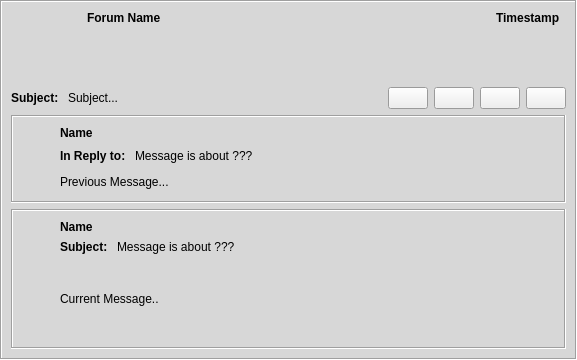
<?xml version="1.0" encoding="UTF-8"?>
<ui version="4.0">
 <class>GxsForumMsgItem</class>
 <widget class="QWidget" name="GxsForumMsgItem">
  <property name="geometry">
   <rect>
    <x>0</x>
    <y>0</y>
    <width>577</width>
    <height>360</height>
   </rect>
  </property>
  <layout class="QGridLayout">
   <property name="leftMargin">
    <number>0</number>
   </property>
   <property name="topMargin">
    <number>0</number>
   </property>
   <property name="rightMargin">
    <number>0</number>
   </property>
   <property name="bottomMargin">
    <number>0</number>
   </property>
   <item row="2" column="0">
    <widget class="QFrame" name="frame">
     <property name="sizePolicy">
      <sizepolicy hsizetype="Expanding" vsizetype="Preferred">
       <horstretch>0</horstretch>
       <verstretch>0</verstretch>
      </sizepolicy>
     </property>
     <property name="palette">
      <palette>
       <active>
        <colorrole role="Window">
         <brush brushstyle="SolidPattern">
          <color alpha="255">
           <red>215</red>
           <green>215</green>
           <blue>215</blue>
          </color>
         </brush>
        </colorrole>
       </active>
       <inactive>
        <colorrole role="Window">
         <brush brushstyle="SolidPattern">
          <color alpha="255">
           <red>215</red>
           <green>215</green>
           <blue>215</blue>
          </color>
         </brush>
        </colorrole>
       </inactive>
       <disabled>
        <colorrole role="Window">
         <brush brushstyle="SolidPattern">
          <color alpha="255">
           <red>215</red>
           <green>215</green>
           <blue>215</blue>
          </color>
         </brush>
        </colorrole>
       </disabled>
      </palette>
     </property>
     <property name="autoFillBackground">
      <bool>true</bool>
     </property>
     <property name="frameShape">
      <enum>QFrame::Box</enum>
     </property>
     <property name="frameShadow">
      <enum>QFrame::Sunken</enum>
     </property>
     <layout class="QGridLayout">
      <item row="1" column="0" colspan="2">
       <layout class="QHBoxLayout">
        <item>
         <widget class="QLabel" name="label_2">
          <property name="font">
           <font>
            <weight>75</weight>
            <bold>true</bold>
           </font>
          </property>
          <property name="text">
           <string>Subject: </string>
          </property>
         </widget>
        </item>
        <item>
         <widget class="QLabel" name="subjectLabel">
          <property name="text">
           <string notr="true">Subject...</string>
          </property>
          <property name="wordWrap">
           <bool>false</bool>
          </property>
          <property name="openExternalLinks">
           <bool>true</bool>
          </property>
          <property name="textInteractionFlags">
           <set>Qt::LinksAccessibleByMouse|Qt::TextSelectableByMouse</set>
          </property>
         </widget>
        </item>
        <item>
         <spacer>
          <property name="orientation">
           <enum>Qt::Horizontal</enum>
          </property>
          <property name="sizeType">
           <enum>QSizePolicy::Expanding</enum>
          </property>
          <property name="sizeHint" stdset="0">
           <size>
            <width>10</width>
            <height>20</height>
           </size>
          </property>
         </spacer>
        </item>
        <item>
         <widget class="QPushButton" name="unsubscribeButton">
          <property name="sizePolicy">
           <sizepolicy hsizetype="Fixed" vsizetype="Fixed">
            <horstretch>0</horstretch>
            <verstretch>0</verstretch>
           </sizepolicy>
          </property>
          <property name="focusPolicy">
           <enum>Qt::NoFocus</enum>
          </property>
          <property name="toolTip">
           <string>Unsubscribe To Forum</string>
          </property>
          <property name="icon">
           <iconset resource="../images.qrc">
            <normaloff>:/images/mail_delete.png</normaloff>:/images/mail_delete.png</iconset>
          </property>
         </widget>
        </item>
        <item>
         <widget class="QPushButton" name="expandButton">
          <property name="sizePolicy">
           <sizepolicy hsizetype="Fixed" vsizetype="Fixed">
            <horstretch>0</horstretch>
            <verstretch>0</verstretch>
           </sizepolicy>
          </property>
          <property name="focusPolicy">
           <enum>Qt::NoFocus</enum>
          </property>
          <property name="toolTip">
           <string>Expand</string>
          </property>
          <property name="icon">
           <iconset resource="../images.qrc">
            <normaloff>:/images/edit_add24.png</normaloff>:/images/edit_add24.png</iconset>
          </property>
         </widget>
        </item>
        <item>
         <widget class="QPushButton" name="readAndClearButton">
          <property name="sizePolicy">
           <sizepolicy hsizetype="Fixed" vsizetype="Fixed">
            <horstretch>0</horstretch>
            <verstretch>0</verstretch>
           </sizepolicy>
          </property>
          <property name="focusPolicy">
           <enum>Qt::NoFocus</enum>
          </property>
          <property name="toolTip">
           <string>Set as read and remove item</string>
          </property>
          <property name="icon">
           <iconset resource="../images.qrc">
            <normaloff>:/images/cancel.png</normaloff>:/images/cancel.png</iconset>
          </property>
         </widget>
        </item>
        <item>
         <widget class="QPushButton" name="clearButton">
          <property name="sizePolicy">
           <sizepolicy hsizetype="Fixed" vsizetype="Fixed">
            <horstretch>0</horstretch>
            <verstretch>0</verstretch>
           </sizepolicy>
          </property>
          <property name="focusPolicy">
           <enum>Qt::NoFocus</enum>
          </property>
          <property name="toolTip">
           <string>Remove Item</string>
          </property>
          <property name="icon">
           <iconset resource="../images.qrc">
            <normaloff>:/images/close_normal.png</normaloff>:/images/close_normal.png</iconset>
          </property>
         </widget>
        </item>
       </layout>
      </item>
      <item row="0" column="0">
       <layout class="QGridLayout">
        <item row="0" column="0">
         <widget class="QLabel" name="iconLabel">
          <property name="minimumSize">
           <size>
            <width>70</width>
            <height>70</height>
           </size>
          </property>
          <property name="maximumSize">
           <size>
            <width>70</width>
            <height>70</height>
           </size>
          </property>
          <property name="pixmap">
           <pixmap resource="../images.qrc">:/images/konversation64.png</pixmap>
          </property>
          <property name="alignment">
           <set>Qt::AlignCenter</set>
          </property>
         </widget>
        </item>
        <item row="0" column="1">
         <widget class="QLabel" name="titleLabel">
          <property name="sizePolicy">
           <sizepolicy hsizetype="Minimum" vsizetype="Minimum">
            <horstretch>0</horstretch>
            <verstretch>0</verstretch>
           </sizepolicy>
          </property>
          <property name="font">
           <font>
            <weight>75</weight>
            <bold>true</bold>
           </font>
          </property>
          <property name="text">
           <string notr="true">Forum Name</string>
          </property>
          <property name="alignment">
           <set>Qt::AlignLeading|Qt::AlignLeft|Qt::AlignTop</set>
          </property>
          <property name="openExternalLinks">
           <bool>true</bool>
          </property>
          <property name="textInteractionFlags">
           <set>Qt::LinksAccessibleByMouse|Qt::TextSelectableByMouse</set>
          </property>
         </widget>
        </item>
       </layout>
      </item>
      <item row="0" column="1">
       <layout class="QGridLayout">
        <item row="0" column="0">
         <spacer name="horizontalSpacer">
          <property name="orientation">
           <enum>Qt::Horizontal</enum>
          </property>
          <property name="sizeHint" stdset="0">
           <size>
            <width>358</width>
            <height>20</height>
           </size>
          </property>
         </spacer>
        </item>
        <item row="0" column="1" colspan="2">
         <widget class="QLabel" name="timestamplabel">
          <property name="font">
           <font>
            <weight>75</weight>
            <bold>true</bold>
           </font>
          </property>
          <property name="text">
           <string notr="true">Timestamp</string>
          </property>
          <property name="alignment">
           <set>Qt::AlignLeading|Qt::AlignLeft|Qt::AlignTop</set>
          </property>
         </widget>
        </item>
        <item row="1" column="0" colspan="4">
         <spacer name="horizontalSpacer_2">
          <property name="orientation">
           <enum>Qt::Horizontal</enum>
          </property>
          <property name="sizeHint" stdset="0">
           <size>
            <width>518</width>
            <height>20</height>
           </size>
          </property>
         </spacer>
        </item>
       </layout>
      </item>
      <item row="3" column="0" colspan="2">
       <widget class="QFrame" name="expandFrame">
        <property name="frameShape">
         <enum>QFrame::Box</enum>
        </property>
        <property name="frameShadow">
         <enum>QFrame::Sunken</enum>
        </property>
        <layout class="QGridLayout">
         <item row="0" column="0" rowspan="3">
          <widget class="AvatarWidget" name="avatar">
           <property name="minimumSize">
            <size>
             <width>32</width>
             <height>32</height>
            </size>
           </property>
           <property name="maximumSize">
            <size>
             <width>32</width>
             <height>32</height>
            </size>
           </property>
          </widget>
         </item>
         <item row="0" column="2">
          <widget class="GxsIdLabel" name="nameLabel">
           <property name="font">
            <font>
             <weight>75</weight>
             <bold>true</bold>
            </font>
           </property>
           <property name="text">
            <string notr="true">Name</string>
           </property>
           <property name="openExternalLinks">
            <bool>true</bool>
           </property>
          </widget>
         </item>
         <item row="1" column="2">
          <layout class="QHBoxLayout">
           <item>
            <widget class="QLabel" name="label_9">
             <property name="sizePolicy">
              <sizepolicy hsizetype="Preferred" vsizetype="Fixed">
               <horstretch>0</horstretch>
               <verstretch>0</verstretch>
              </sizepolicy>
             </property>
             <property name="font">
              <font>
               <weight>75</weight>
               <bold>true</bold>
              </font>
             </property>
             <property name="text">
              <string>Subject: </string>
             </property>
            </widget>
           </item>
           <item>
            <widget class="QLabel" name="subLabel">
             <property name="sizePolicy">
              <sizepolicy hsizetype="Expanding" vsizetype="Fixed">
               <horstretch>0</horstretch>
               <verstretch>0</verstretch>
              </sizepolicy>
             </property>
             <property name="text">
              <string notr="true">Message is about ???</string>
             </property>
             <property name="openExternalLinks">
              <bool>true</bool>
             </property>
             <property name="textInteractionFlags">
              <set>Qt::LinksAccessibleByMouse|Qt::TextSelectableByMouse</set>
             </property>
            </widget>
           </item>
          </layout>
         </item>
         <item row="3" column="0">
          <spacer name="verticalSpacer_2">
           <property name="orientation">
            <enum>Qt::Vertical</enum>
           </property>
           <property name="sizeHint" stdset="0">
            <size>
             <width>20</width>
             <height>27</height>
            </size>
           </property>
          </spacer>
         </item>
         <item row="2" column="2" rowspan="2">
          <layout class="QHBoxLayout">
           <item>
            <widget class="QLabel" name="msgLabel">
             <property name="sizePolicy">
              <sizepolicy hsizetype="MinimumExpanding" vsizetype="Preferred">
               <horstretch>0</horstretch>
               <verstretch>0</verstretch>
              </sizepolicy>
             </property>
             <property name="text">
              <string notr="true">Current Message..</string>
             </property>
             <property name="wordWrap">
              <bool>true</bool>
             </property>
             <property name="openExternalLinks">
              <bool>true</bool>
             </property>
             <property name="textInteractionFlags">
              <set>Qt::LinksAccessibleByMouse|Qt::TextSelectableByMouse</set>
             </property>
            </widget>
           </item>
          </layout>
         </item>
        </layout>
       </widget>
      </item>
      <item row="2" column="0" colspan="2">
       <widget class="QFrame" name="parentFrame">
        <property name="frameShape">
         <enum>QFrame::Box</enum>
        </property>
        <property name="frameShadow">
         <enum>QFrame::Sunken</enum>
        </property>
        <layout class="QGridLayout">
         <item row="0" column="0" rowspan="2">
          <widget class="AvatarWidget" name="parentAvatar">
           <property name="minimumSize">
            <size>
             <width>32</width>
             <height>32</height>
            </size>
           </property>
           <property name="maximumSize">
            <size>
             <width>32</width>
             <height>32</height>
            </size>
           </property>
          </widget>
         </item>
         <item row="0" column="1">
          <widget class="GxsIdLabel" name="parentNameLabel">
           <property name="font">
            <font>
             <weight>75</weight>
             <bold>true</bold>
            </font>
           </property>
           <property name="text">
            <string notr="true">Name</string>
           </property>
           <property name="openExternalLinks">
            <bool>true</bool>
           </property>
          </widget>
         </item>
         <item row="1" column="1" rowspan="2">
          <layout class="QHBoxLayout">
           <item>
            <widget class="QLabel" name="parentSHLabel">
             <property name="sizePolicy">
              <sizepolicy hsizetype="Preferred" vsizetype="Fixed">
               <horstretch>0</horstretch>
               <verstretch>0</verstretch>
              </sizepolicy>
             </property>
             <property name="font">
              <font>
               <weight>75</weight>
               <bold>true</bold>
              </font>
             </property>
             <property name="text">
              <string>In Reply to: </string>
             </property>
            </widget>
           </item>
           <item>
            <widget class="QLabel" name="parentSubLabel">
             <property name="sizePolicy">
              <sizepolicy hsizetype="Expanding" vsizetype="Fixed">
               <horstretch>0</horstretch>
               <verstretch>0</verstretch>
              </sizepolicy>
             </property>
             <property name="text">
              <string notr="true">Message is about ???</string>
             </property>
             <property name="openExternalLinks">
              <bool>true</bool>
             </property>
             <property name="textInteractionFlags">
              <set>Qt::LinksAccessibleByMouse|Qt::TextSelectableByMouse</set>
             </property>
            </widget>
           </item>
           <item>
            <spacer>
             <property name="orientation">
              <enum>Qt::Horizontal</enum>
             </property>
             <property name="sizeType">
              <enum>QSizePolicy::Preferred</enum>
             </property>
             <property name="sizeHint" stdset="0">
              <size>
               <width>40</width>
               <height>20</height>
              </size>
             </property>
            </spacer>
           </item>
          </layout>
         </item>
         <item row="2" column="0" rowspan="2">
          <spacer name="verticalSpacer">
           <property name="orientation">
            <enum>Qt::Vertical</enum>
           </property>
           <property name="sizeHint" stdset="0">
            <size>
             <width>20</width>
             <height>9</height>
            </size>
           </property>
          </spacer>
         </item>
         <item row="3" column="1">
          <layout class="QHBoxLayout">
           <item>
            <widget class="QLabel" name="parentMsgLabel">
             <property name="sizePolicy">
              <sizepolicy hsizetype="MinimumExpanding" vsizetype="Preferred">
               <horstretch>0</horstretch>
               <verstretch>0</verstretch>
              </sizepolicy>
             </property>
             <property name="text">
              <string notr="true">Previous Message...</string>
             </property>
             <property name="wordWrap">
              <bool>true</bool>
             </property>
             <property name="openExternalLinks">
              <bool>true</bool>
             </property>
             <property name="textInteractionFlags">
              <set>Qt::LinksAccessibleByMouse|Qt::TextSelectableByMouse</set>
             </property>
            </widget>
           </item>
           <item>
            <spacer>
             <property name="orientation">
              <enum>Qt::Horizontal</enum>
             </property>
             <property name="sizeType">
              <enum>QSizePolicy::Preferred</enum>
             </property>
             <property name="sizeHint" stdset="0">
              <size>
               <width>40</width>
               <height>20</height>
              </size>
             </property>
            </spacer>
           </item>
          </layout>
         </item>
        </layout>
       </widget>
      </item>
     </layout>
    </widget>
   </item>
  </layout>
 </widget>
 <customwidgets>
  <customwidget>
   <class>AvatarWidget</class>
   <extends>QLabel</extends>
   <header>gui/common/AvatarWidget.h</header>
   <container>1</container>
  </customwidget>
  <customwidget>
   <class>GxsIdLabel</class>
   <extends>QLabel</extends>
   <header>gui/gxs/GxsIdLabel.h</header>
  </customwidget>
 </customwidgets>
 <resources>
  <include location="../images.qrc"/>
 </resources>
 <connections/>
</ui>
